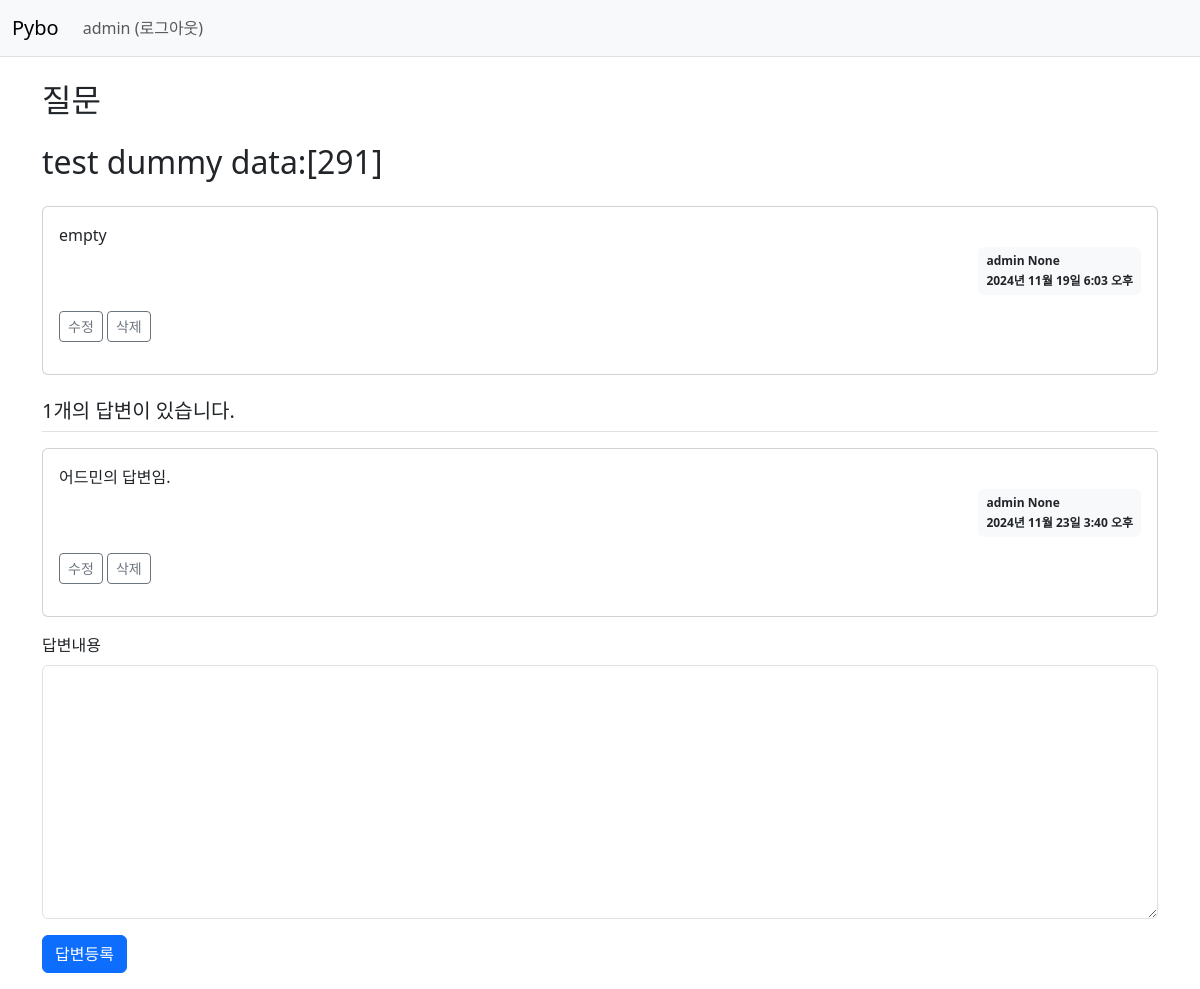
Page /pybo/299/ (signed in) on the committed database.
### pybo/models.py (models this page shows, shortened)
class Question(models.Model):
    author = models.ForeignKey(User, on_delete=models.CASCADE, default=1)
    subject = models.CharField(max_length=200)
    content = models.TextField()
    ip_address = models.CharField(max_length=20, null=True)
    modify_date = models.DateTimeField(null=True, blank=True)
    create_date = models.DateTimeField()

class Answer(models.Model):
    author = models.ForeignKey(User, on_delete=models.CASCADE, default=1)
    question = models.ForeignKey(Question, on_delete=models.CASCADE)
    content = models.TextField()
    ip_address = models.CharField(max_length=20, null=True)
    modify_date = models.DateTimeField(null=True, blank=True)
    create_date = models.DateTimeField()

### pybo/views/base_views.py (the view)
# urls.py: path('<int:question_id>/', base_views.detail, name='detail'), # detail 함수가 실행됨.
def detail(request, question_id):
    question = Question.objects.get(id=question_id) # 정직하게 오브젝트만 가져옴
    context = {'question' : question}
    if question.ip_address:
        ip_address = question.ip_address.split('.')
        context['ip_address'] = f"{ip_address[0]}.{ip_address[1]}"
    return render(request, 'pybo/question_detail.html', context)

### templates/pybo/question_detail.html (shortened to what this page needs)
{% extends "base.html" %}
{% block content %}
<div class="container my-3">
    <h2 class="border=bottom py-2">질문</h2>
    <h2 class="border=bottom py-2">{{question.subject}} </h2>
    <div class="card my-3">
        <div class='card-body'>
            <div class="card-text" style="white-space: pre-line;">{{question.content}} </div>
            <div class='d-flex justify-content-end'>
                <div class='badge bg-light text-dark p-2 text-start'>
                    <div class="mb-2">{{ question.author.username }} {{ question.ip_address }}</div>
                    <div>{{question.create_date}}</div>
                </div>
            </div>
            <div class="my-3">
                {% if request.user == question.author %}
                <a href="{% url 'pybo:question_modify' question_id=question.id %}" class="btn btn-sm btn-outline-secondary">수정</a>
                <a href="javascript:void(0)" class="delete btn btn-sm btn-outline-secondary" data-uri="{% url "pybo:question_delete" question.id %}">삭제</a>
                {% endif %}
            </div>
        </div>
    </div>
    <h5 class='border-bottom my-3 py-2'>{{question.answer_set.count}}개의 답변이 있습니다.</h5>
    {% for answer in question.answer_set.all %}
    <div class='card my-3'>
        <div class='card-body'>
            <div class='card-text' style='white-space: pre-line;'>{{answer.content}} </div>
            <div class='d-flex justify-content-end'>
                <div class='badge bg-light text-dark p-2 text-start'>
                    <div class="mb-2">{{ answer.author.username }} {{ answer.ip_address }}</div>
                    <div>{{answer.create_date}}</div>
                </div>
            </div>
            <div class="my-3">
                {% if request.user == answer.author %}
                <a href="{% url "pybo:answer_modify" answer_id=answer.id %}" class="btn btn-sm btn-outline-secondary">수정</a>
                <a href="#" class="delete btn btn-sm btn-outline-secondary" data-uri="{% url "pybo:answer_delete" answer_id=answer.id%}">삭제</a>
                {% endif %}
            </div>
        </div>
    </div>
    {% endfor %}
    <form action="{% url 'pybo:answer_create' question_id=question.id %}", method='post', class='my-3'>
        <div class='mb-3'>
            <label for='content' class='form-label'>답변내용</label>
            <textarea {% if not user.is_authenticated %}disabled{% endif %}
            name='content' id='content' class='form-control' rows='10'></textarea>
        </div>
        <input type="submit" value='답변등록' class='btn btn-primary'>
    </form>
</div>
{% endblock %}

### templates/navbar.html (shortened to what this page needs)
<nav class='navbar navbar-expand-lg navbar-light bg-light border-bottom'>
    <div class='container-fluid'>
        <a class='navbar-brand' href="{% url 'pybo:index' %}">Pybo</a>
        <div class="collapse navbar-collapse" id="navbarSupportedContent">
            <ul class='navbar-nav me-auto mb-2 mb-lg-0'>
                <li class='nav-item'>
                    {% if user.is_authenticated %}
                    <a class="nav-link" href="{% url "common:logout" %}">{{ user.username }} (로그아웃)</a>
                    {% else %}
                    <a class="nav-link" href="{% url "common:login" %}">로그인</a>
                    {% endif %}
                </li>
            </ul>
        </div>
    </div>
</nav>

### rows in the picture
Question: subject "test dummy data:[291]", content "empty", author.username "admin", ip_address "None", create_date "2024년 11월 19일 6:03 오후", answer_set.count "1"
Answer: content "어드민의 답변임.", author.username "admin", ip_address "None", create_date "2024년 11월 23일 3:40 오후", shows "수정"

### other values in the picture
{{ user.username }} "admin"
